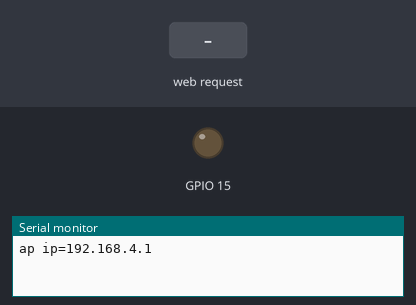
Bench run of a sketch on a simulated ESP32. On the bench: output pins drawn as LEDs (lit = HIGH), the last lines printed to the serial monitor. The inputs (shaded band) are chosen by the test bench.

Above: at 1.2 s.
1.3 s: HTTP request GET /led-off received
At 2.5 s:
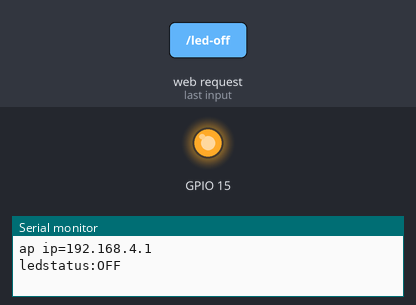
2.8 s: HTTP request GET /led-on received
At 3.9 s:
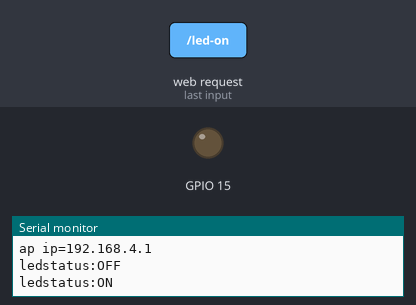
4.3 s: HTTP request GET / received
At 5.0 s:
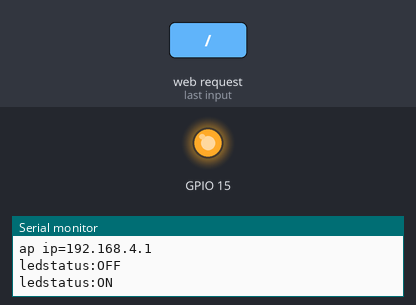
Timing chart, 0 to 7.3 s (numbered marks = the images above; inputs shaded):
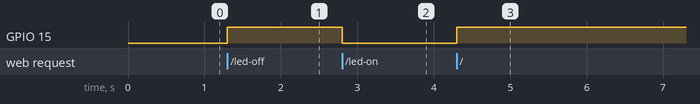

Measured:
- after the input at 1.3 s, GPIO 15: LOW → HIGH at once
- after the input at 2.8 s, GPIO 15: HIGH → LOW at once
- after the input at 4.3 s, GPIO 15: LOW → HIGH at once

The sketch:

sketch_nov17a.ino
```cpp
// #include <WiFiManager.h>
#include <WebServer.h>
#include <WiFi.h>
// #include "secrets.h"
#include "IPAddress.h"
const char* ssid="iot-bagas";
const char* pwd="bagas1234";


WebServer server(80);

byte ledStatus = HIGH;

void setup() {
  // put your setup code here, to run once:
  Serial.begin(115200);
  pinMode(15, OUTPUT);
  WiFi.softAP(ssid, pwd);

  IPAddress myIP=WiFi.softAPIP();
  Serial.print("ap ip="); Serial.println(myIP);

  server.on("/", handle_OnConnect);
  server.on("/", handle_NotFound);

  server.on("/led-on", handle_ledON);
  server.on("/led-off", handle_ledOFF);

  server.begin();
}

void loop() {
  // put your main code here, to run repeatedly:
  server.handleClient();
  if(ledStatus == HIGH){
    digitalWrite(15, LOW);
  }else{
    digitalWrite(15, HIGH);
  }

}

void handle_OnConnect(){
  ledStatus=LOW;
  server.send(200, "text/html", updateWebPage(ledStatus));
}

void handle_NotFound(){
  server.send(404, "text/plain", "Not Found");
}

String updateWebPage(byte ledStatus){
  // String page="<h1>welcome</h1>";
  String page;
  page+="    <html>";
  page+="    <head>";
  page+="        <meta charset=\"UTF-8\">";
  page+="        <meta name=\"viewport\" content=\"width=device-width, initial-scale=1.0\">";
  page+="        <title>Document</title>";
  page+="        <style>";
  page+="            html{";
  page+="                font-family: Arial, Helvetica, sans-serif;";
  page+="                display: inline-block;";
  page+="                margin: 0px auto;";
  page+="                text-align: center;";
  page+="            }";
  page+="            body{";
  page+="                margin-top: 50px;";
  page+="            }";
  page+="            h1{";
  page+="                color: rgba(4, 7, 12, 0.7);";
  page+="                margin: 50px auto 30px;";
  page+="            }";
  page+="            ";
  page+="            .button-on{";
  page+="                background-color: lightblue;";
  page+="            }";
  page+="            ";
  page+="            .button-on:active{";
  page+="                background-color: rgb(112, 184, 209);";
  page+="            }";
  page+="            .button-off{";
  page+="                background-color: lightgrey;";
  page+="            }";
  page+="            .button-off:active{";
  page+="                background-color: rgb(174, 174, 174);";
  page+="            }";
  page+="    ";
  page+="            p{";
  page+="                font-size: 14px;";
  page+="                color: #888;";
  page+="                margin-bottom: 10px;";
  page+="            }";
  page+="        </style>";
  page+="    </head>";
  page+="    <body>";
  page+="        <h1>kontrol led dengan web ap</h1>";

  if (ledStatus==HIGH){
    page+="        <p>led on</p>";
    page+="        <a class=\"button button-off\" href=\"/led-off\">led off</a>";
  }
  // page+="        <br>";
  else{
    page+="        <p>led off</p>";
    page+="        <a class=\"button button-on\" href=\"/led-on\">led off</a>";
  }
  page+="    </body>";
  page+="    </html>";
  return page;
}

void handle_ledON(){
  ledStatus=HIGH;
  Serial.println("ledstatus:ON");
  server.send(200, "text/html", updateWebPage(ledStatus));
}

void handle_ledOFF(){
  ledStatus=LOW;
  Serial.println("ledstatus:OFF");
  server.send(200, "text/html", updateWebPage(ledStatus));
}
```
